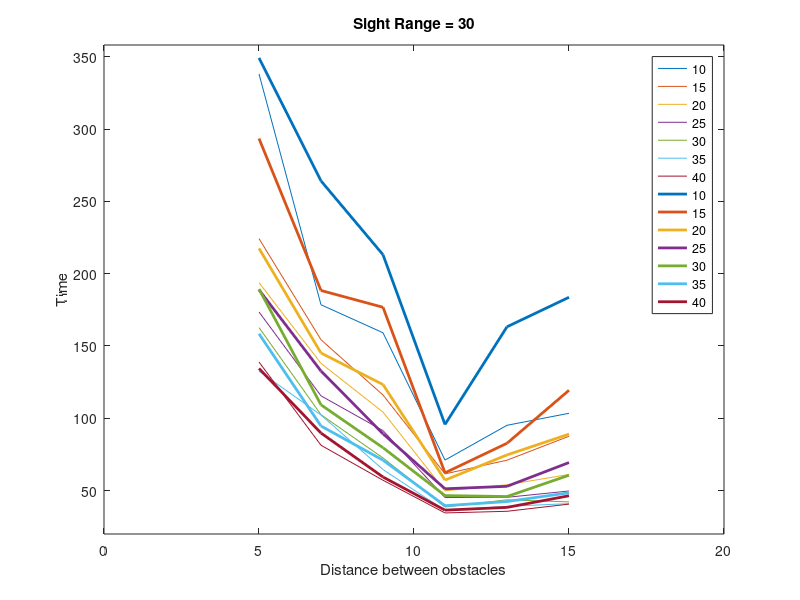

The MATLAB source for this figure:
obstacleDistance = [5 7 9 11 13 15];
load('line1.mat')
plot(obstacleDistance,timeArray)
hold on
title('Sight Range = 30')
axis([0 obstacleDistance(size(obstacleDistance,2))+5 20 max(timeArray)+20])
xlabel("Distance between obstacles")
ylabel("Time")
load('line2.mat')
plot(obstacleDistance,timeArray)
load('line3.mat')
plot(obstacleDistance,timeArray)
load('line4.mat')
plot(obstacleDistance,timeArray)
load('line5.mat')
plot(obstacleDistance,timeArray)
load('line6.mat')
plot(obstacleDistance,timeArray)
load('line7.mat')
plot(obstacleDistance,timeArray)
load('line1_1.mat')
plot(obstacleDistance,timeArray,'LineWidth',2)
load('line2_1.mat')
plot(obstacleDistance,timeArray,'LineWidth',2)
load('line3_1.mat')
plot(obstacleDistance,timeArray,'LineWidth',2)
load('line4_1.mat')
plot(obstacleDistance,timeArray,'LineWidth',2)
load('line5_1.mat')
plot(obstacleDistance,timeArray,'LineWidth',2)
load('line6_1.mat')
plot(obstacleDistance,timeArray,'LineWidth',2)
load('line7_1.mat')
plot(obstacleDistance,timeArray,'LineWidth',2)
legend('10','15','20','25','30','35','40','10','15','20','25','30','35','40')